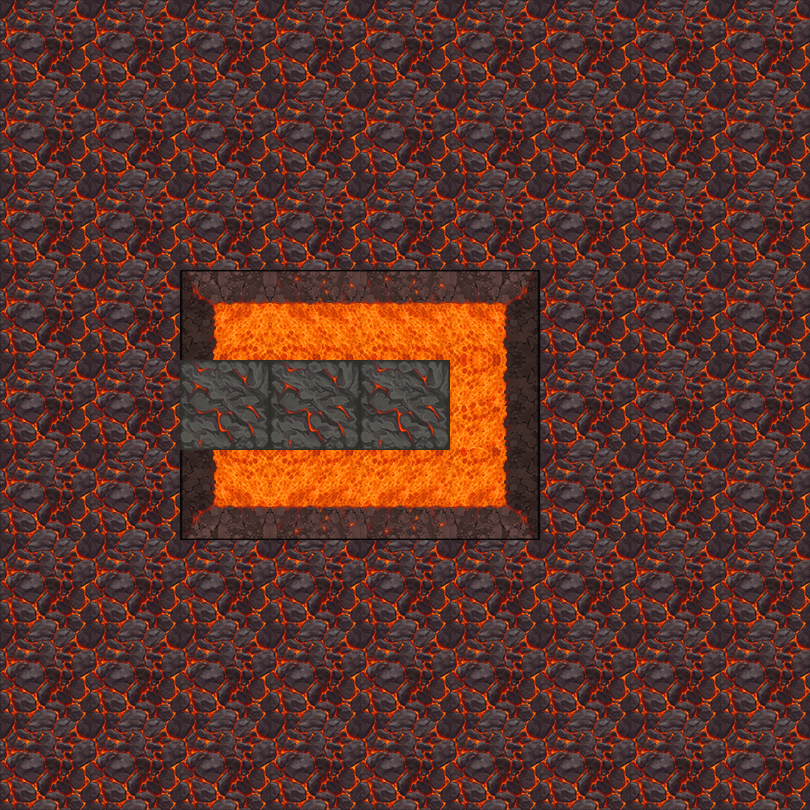

This game map was drawn from its Tiled (.tmx) file and the tilesets committed beside it. A one-line description and the trimmed map source follow:
An orthogonal 9x9 tile map with 90x90 px tiles, 2 tile layers (地形, 障碍) and 16 objects (13x spring, bed, map, door).

<map version="1.5" tiledversion="1.7.2" orientation="orthogonal" renderorder="right-down" width="9" height="9" tilewidth="90" tileheight="90" infinite="0" nextlayerid="4" nextobjectid="19">
 <tileset firstgid="1" name="1" tilewidth="90" tileheight="90" tilecount="100" columns="10">
  <image source="5.png" trans="ff00ff" width="900" height="900" />
 </tileset>
 <layer id="1" name="地形" width="9" height="9">
  <data>[81 cells, 81 non-empty, 2 distinct tile ids]</data>
 </layer>
 <layer id="2" name="障碍" width="9" height="9">
  <data>[81 cells, 9 non-empty, 7 distinct tile ids]</data>
 </layer>
 <objectgroup id="3" name="对象">
  <object id="3" name="bed" x="360" y="360" width="90" height="90" />
  <object id="4" name="map" x="270" y="360" width="90" height="90">
   <properties>
    <property name="weapon" type="int" value="1" />
   </properties>
  </object>
  <object id="5" name="door" x="180" y="360" width="90" height="90">
   <properties>
    <property name="LorR" type="int" value="1" />
    <property name="motion" type="int" value="3" />
    <property name="rotate" type="int" value="90" />
   </properties>
  </object>
  <object id="6" name="spring" x="540" y="360" width="90" height="90">
   <properties>
    <property name="direction" value="4" />
   </properties>
  </object>
  <object id="7" name="spring" x="540" y="540" width="90" height="90">
   <properties>
    <property name="direction" value="1" />
   </properties>
  </object>
  <object id="8" name="spring" x="360" y="540" width="90" height="90">
   <properties>
    <property name="direction" value="2" />
   </properties>
  </object>
  <object id="9" name="spring" x="180" y="540" width="90" height="90">
   <properties>
    <property name="direction" value="2" />
   </properties>
  </object>
  <object id="10" name="spring" x="0" y="540" width="90" height="90">
   <properties>
    <property name="direction" value="2" />
   </properties>
  </object>
  <object id="11" name="spring" x="720" y="540" width="90" height="90">
   <properties>
    <property name="direction" value="4" />
   </properties>
  </object>
  <object id="12" name="spring" x="540" y="180" width="90" height="90">
   <properties>
    <property name="direction" value="3" />
   </properties>
  </object>
  <object id="13" name="spring" x="540" y="0" width="90" height="90">
   <properties>
    <property name="direction" value="3" />
   </properties>
  </object>
  <object id="14" name="spring" x="360" y="180" width="90" height="90">
   <properties>
    <property name="direction" value="2" />
   </properties>
  </object>
  <object id="15" name="spring" x="180" y="180" width="90" height="90">
   <properties>
    <property name="direction" value="2" />
   </properties>
  </object>
  <object id="16" name="spring" x="0" y="180" width="90" height="90">
   <properties>
    <property name="direction" value="2" />
   </properties>
  </object>
  <object id="17" name="spring" x="720" y="180" width="90" height="90">
   <properties>
    <property name="direction" value="4" />
   </properties>
  </object>
  <object id="18" name="spring" x="720" y="360" width="90" height="90">
   <properties>
    <property name="direction" value="4" />
   </properties>
  </object>
 </objectgroup>
</map>
